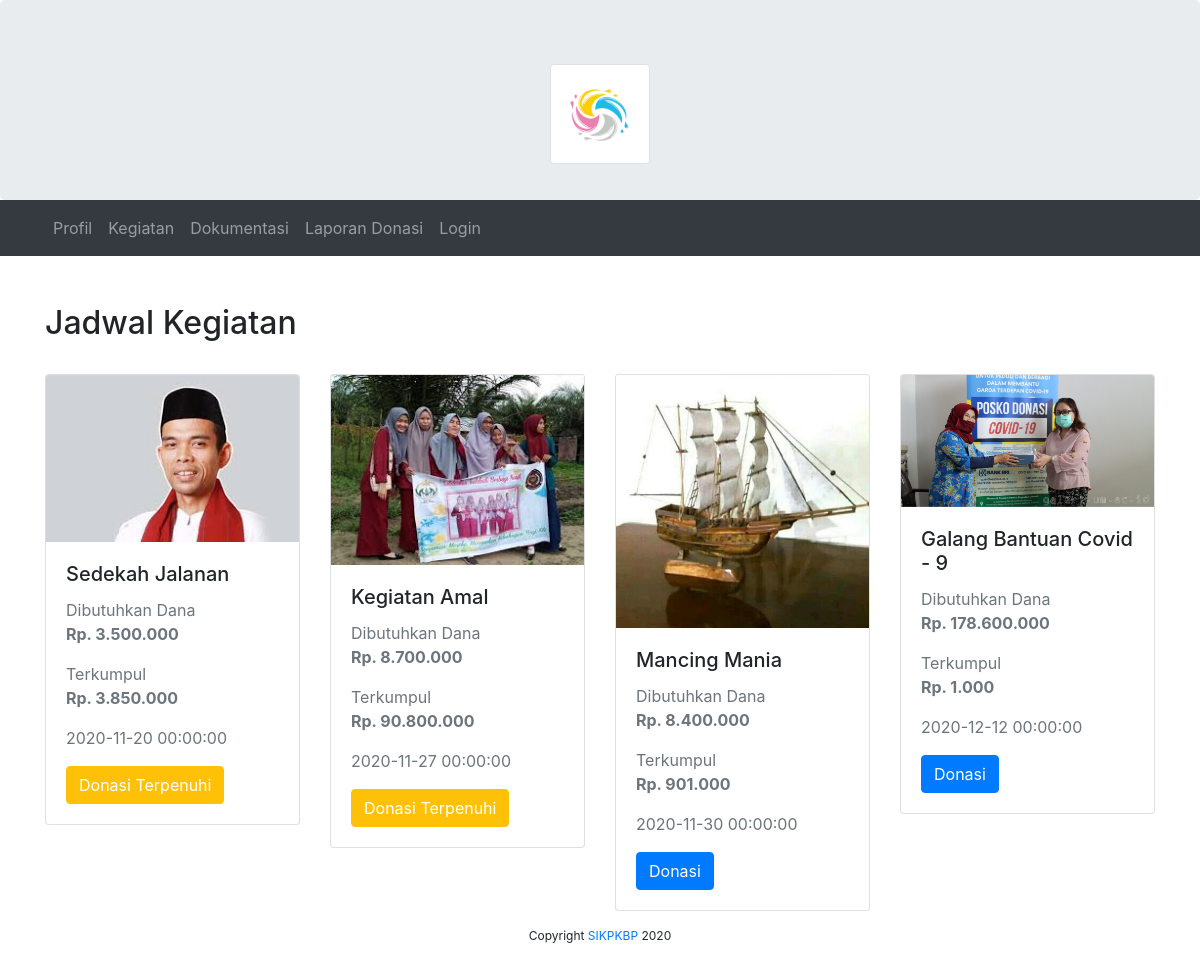
The page /index.php/kegiatan on the database its author committed.
### tables this page shows
CREATE TABLE `tbl_kegiatan` (
  `id_kegiatan` int(11) NOT NULL,
  `nama_kegiatan` varchar(255) DEFAULT NULL,
  `time_pelakasanaan_kegiatan` datetime DEFAULT NULL,
  `gambar_kegiatan` varchar(255) DEFAULT NULL,
  `deskripsi_kegitan` varchar(255) DEFAULT NULL,
  `nominal_dana_kegiatan` varchar(255) DEFAULT NULL,
  `time_create_kegiatan` datetime DEFAULT NULL,
  `time_update_kegiatan` datetime DEFAULT NULL,
  `id_users` int(11) DEFAULT NULL,
  `status_kegiatan` enum('aktif','belum_aktif') DEFAULT NULL
);

### application/controllers/Kegiatan.php (called while the page is built, shortened)
<?php
class Kegiatan extends CI_Controller
{
    public function index()
    {
        $data = [
            'title' => 'SISTEM INFORMASI KEGIATAN DAN PENGELOLAAN KOMUNITAS BENANG PUTIH',
            'users' => $this->db->get_where('tbl_users', ['email' => $this->session->userdata('email')])->row_array(),
            'kegiatan' => $this->Donasi_model->getTotalDonasiKegiatan()
        ];
        $this->load->view('templates/header', $data);
        $this->load->view('templates/navbar');
        $this->load->view('kegiatan/index');
        $this->load->view('templates/footer');
    }
}

### index.php (called while the page is built, shortened)
<?php
require_once BASEPATH.'core/CodeIgniter.php';

### application/models/Donasi_model.php (called while the page is built, shortened)
<?php
class Donasi_model extends CI_Model
{
    public function getTotalDonasiKegiatan()
    {
        $this->db->select('tbl_kegiatan.id_kegiatan,tbl_kegiatan.gambar_kegiatan,tbl_kegiatan.nama_kegiatan,tbl_kegiatan.nominal_dana_kegiatan,tbl_kegiatan.time_pelakasanaan_kegiatan,sum(tbl_donasi.nominal_donasi) as total');
        $this->db->from('tbl_donasi');
        $this->db->join('tbl_kegiatan', 'tbl_kegiatan.id_kegiatan=tbl_donasi.id_kegiatan');
        $this->db->group_by('tbl_kegiatan.id_kegiatan');
        $this->db->where('validasi_donasi !=', 'belum_transfer');
        $result = $this->db->get();
        return $result->result();
    }
}

### application/views/kegiatan/index.php (the view)
<div class="container">
    <div class="row mt-5">
        <div class="col-sm-6">
            <h2>Jadwal Kegiatan</h2>
        </div>
    </div>
</div>
<div class="container">
    <div class="row justify-content-center">
        <?php foreach ($kegiatan as $data) : ?>
            <div class="col-sm-3 mt-4">
                <div class="card">
                    <img src="<?= base_url('assets/img/kegiatan/' . $data->gambar_kegiatan) ?>" class="card-img-top" alt="...">
                    <div class="card-body">
                        <h5 class="card-title"><?= $data->nama_kegiatan; ?></h5>
                        <p class="text-muted">Dibutuhkan Dana <br><b>Rp. <?= number_format($data->nominal_dana_kegiatan, 0, ',', '.'); ?></b></p>
                        <p class="text-muted">Terkumpul <br><b>Rp. <?= number_format($data->total, 0, ',', '.'); ?></b></p>
                        <p class="text-muted"><?= $data->time_pelakasanaan_kegiatan; ?></p>
                        <div class="btn-group" role="group">
                            <?php if ($data->total <= $data->nominal_dana_kegiatan) { ?>
                                <a style="color: white;" class="btn btn-primary" href="<?php echo site_url('donatur/kegiatan/donasi/' . $data->id_kegiatan) ?>">
                                    Donasi
                                </a>
                            <?php } elseif ($data->total >= $data->nominal_dana_kegiatan) { ?>
                                <a style="color: white;" class="btn btn-warning">
                                    Donasi Terpenuhi
                                </a>
                            <?php } ?>
                        </div>
                    </div>
                </div>
            </div>
        <?php endforeach ?>
    </div>
</div>

### rows shown on the page
tbl_kegiatan: gambar_kegiatan (picture), nama_kegiatan "Sedekah Jalanan", nominal_dana_kegiatan "3.500.000", total "3.850.000", time_pelakasanaan_kegiatan "2020-11-20 00:00:00", shows "Donasi Terpenuhi"
tbl_kegiatan: gambar_kegiatan (picture), nama_kegiatan "Kegiatan Amal", nominal_dana_kegiatan "8.700.000", total "90.800.000", time_pelakasanaan_kegiatan "2020-11-27 00:00:00", shows "Donasi Terpenuhi"
tbl_kegiatan: gambar_kegiatan (picture), nama_kegiatan "Mancing Mania", nominal_dana_kegiatan "8.400.000", total "901.000", time_pelakasanaan_kegiatan "2020-11-30 00:00:00"
tbl_kegiatan: gambar_kegiatan (picture), nama_kegiatan "Galang Bantuan Covid - 9", nominal_dana_kegiatan "178.600.000", total "1.000", time_pelakasanaan_kegiatan "2020-12-12 00:00:00"
